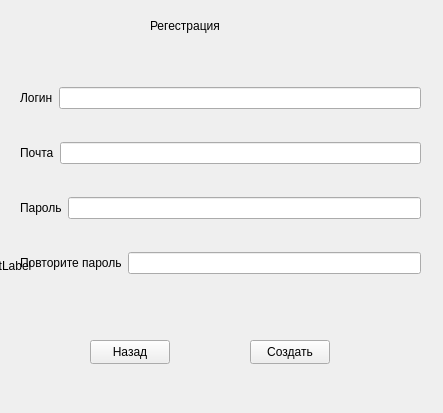
<?xml version="1.0" encoding="UTF-8"?>
<ui version="4.0">
 <class>Create_user</class>
 <widget class="QWidget" name="Create_user">
  <property name="geometry">
   <rect>
    <x>0</x>
    <y>0</y>
    <width>443</width>
    <height>413</height>
   </rect>
  </property>
  <property name="windowTitle">
   <string>Form</string>
  </property>
  <widget class="QLabel" name="label">
   <property name="geometry">
    <rect>
     <x>150</x>
     <y>10</y>
     <width>111</width>
     <height>31</height>
    </rect>
   </property>
   <property name="text">
    <string>Регестрация</string>
   </property>
  </widget>
  <widget class="QWidget" name="verticalLayoutWidget">
   <property name="geometry">
    <rect>
     <x>20</x>
     <y>60</y>
     <width>401</width>
     <height>241</height>
    </rect>
   </property>
   <layout class="QVBoxLayout" name="verticalLayout">
    <item>
     <layout class="QHBoxLayout" name="horizontalLayout_2">
      <item>
       <widget class="QLabel" name="label_login">
        <property name="text">
         <string>Логин</string>
        </property>
       </widget>
      </item>
      <item>
       <widget class="QLineEdit" name="line_login"/>
      </item>
     </layout>
    </item>
    <item>
     <layout class="QHBoxLayout" name="horizontalLayout">
      <item>
       <widget class="QLabel" name="label_email">
        <property name="text">
         <string>Почта</string>
        </property>
       </widget>
      </item>
      <item>
       <widget class="QLineEdit" name="line_email"/>
      </item>
     </layout>
    </item>
    <item>
     <layout class="QHBoxLayout" name="horizontalLayout_3">
      <item>
       <widget class="QLabel" name="label_password">
        <property name="text">
         <string>Пароль</string>
        </property>
       </widget>
      </item>
      <item>
       <widget class="QLineEdit" name="line_password"/>
      </item>
     </layout>
    </item>
    <item>
     <layout class="QHBoxLayout" name="horizontalLayout_4">
      <item>
       <widget class="QLabel" name="label_repit_password">
        <property name="text">
         <string>Повторите пароль</string>
        </property>
       </widget>
      </item>
      <item>
       <widget class="QLineEdit" name="line_repit_password"/>
      </item>
     </layout>
    </item>
   </layout>
  </widget>
  <widget class="QPushButton" name="button_create">
   <property name="geometry">
    <rect>
     <x>250</x>
     <y>340</y>
     <width>80</width>
     <height>24</height>
    </rect>
   </property>
   <property name="text">
    <string>Создать</string>
   </property>
  </widget>
  <widget class="QPushButton" name="button_back">
   <property name="geometry">
    <rect>
     <x>90</x>
     <y>340</y>
     <width>80</width>
     <height>24</height>
    </rect>
   </property>
   <property name="text">
    <string>Назад</string>
   </property>
  </widget>
  <widget class="QLabel" name="pic">
   <property name="geometry">
    <rect>
     <x>-20</x>
     <y>-30</y>
     <width>471</width>
     <height>591</height>
    </rect>
   </property>
   <property name="text">
    <string>TextLabel</string>
   </property>
  </widget>
  <zorder>pic</zorder>
  <zorder>label</zorder>
  <zorder>verticalLayoutWidget</zorder>
  <zorder>button_create</zorder>
  <zorder>button_back</zorder>
 </widget>
 <resources/>
 <connections/>
</ui>
